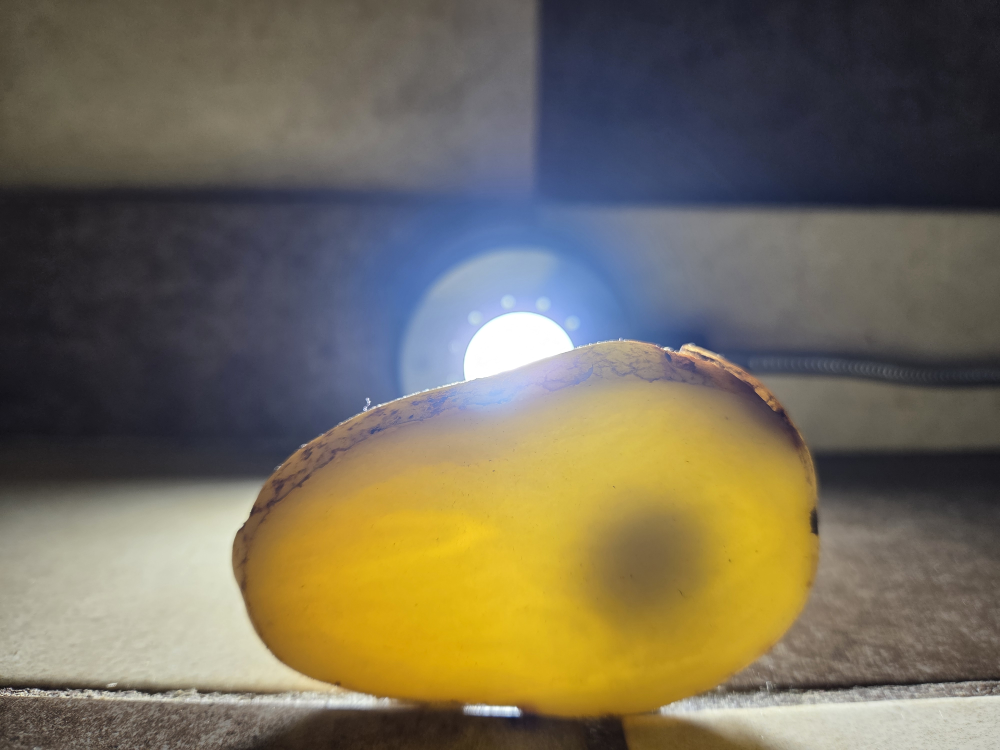
#> input picture Laboratorio 3/moneda en papa.jpg, 4000 x 3000 px (shown at 1/4 size)
$ jupyter execute Laboratorio_No_3.ipynb   (older library calls are emulated)
#> lines starting #> are read from the running program, lines starting #| are printed output that depends on the picture; after the words box and inside, x2 and y2 are one past the last pixel; in counts of white or black regions, pixels touching at a corner belong together
# Laboratorio No. 3

## Detección del contorno de una moneda dentro de una papa

Este notebook aplica **procesamiento clásico de imágenes**, sin *machine learning*, *deep learning* ni segmentación por máscara. La solución sigue el flujo visto en clase: conversión de color, suavizado gaussiano, detección de bordes, selección de contornos y cálculo geométrico de áreas.

**Objetivo.** Detectar el borde de la moneda visible a contraluz, aproximar el borde total del corte de papa y calcular qué porcentaje del área del corte corresponde a la moneda.

## 1. Contexto y método

La fotografía está retroiluminada. La moneda produce una transición circular difusa cerca del centro-derecha. En la parte superior derecha existe una sombra causada por daño estructural de la papa; esa anomalía no debe confundirse con la moneda.

### Decisiones técnicas

- Se trabaja a escala 0.5 para reducir el costo computacional sin cambiar la proporción de áreas.
- **Moneda:** búsqueda radial de contornos circulares desde el centro geométrico de la papa hacia los extremos. Cada candidato se evalúa por continuidad del gradiente, contraste radial y distancia al centro.
- **Papa:** Canny sobre el canal de saturación HSV. Los puntos de borde plausibles se filtran con una banda geométrica ajustada a esta toma y se cierran con una envolvente convexa.
- Las áreas se calculan a partir de los contornos geométricos: `πr²` para el contorno circular y `cv2.contourArea` para el contorno de la papa.

> La envolvente convexa no es una máscara segmentada: se construye únicamente con coordenadas producidas por el detector de bordes. La sombra estructural superior derecha se descarta porque está más lejos del centro y no forma un borde circular completo con el contraste esperado.

[cell 1]
from pathlib import Path
import json
import math

import cv2
import matplotlib.pyplot as plt
import numpy as np
from matplotlib.patches import Circle, Patch

IMAGE_PATH = Path("moneda en papa.jpg")
RESULTS_DIR = Path("resultados")
RESULTS_DIR.mkdir(exist_ok=True)

# Parámetros ajustados exclusivamente para la fotografía suministrada.
SCALE = 0.50
GAUSSIAN_SIZE = 15
POTATO_CANNY_LOW = 20
POTATO_CANNY_HIGH = 60
COIN_CENTER_X_RANGE = range(850, 1661, 10)
COIN_CENTER_Y_RANGE = range(820, 1361, 10)
COIN_MIN_RADIUS = 120
COIN_MAX_RADIUS = 240
COIN_RADIUS_STEP = 5
DISTANCE_PENALTY = 0.012

image_bgr = cv2.imread(str(IMAGE_PATH))
#> image_bgr is the input picture: shape (3000, 4000, 3); mean B, G, R 89.6, 107.8, 115.3
if image_bgr is None:
    raise FileNotFoundError(f"No se encontró la imagen: {IMAGE_PATH.resolve()}")

image_rgb = cv2.cvtColor(image_bgr, cv2.COLOR_BGR2RGB)
small_bgr = cv2.resize(
    image_bgr, None, fx=SCALE, fy=SCALE, interpolation=cv2.INTER_AREA
)
small_rgb = cv2.cvtColor(small_bgr, cv2.COLOR_BGR2RGB)
gray = cv2.cvtColor(small_bgr, cv2.COLOR_BGR2GRAY)
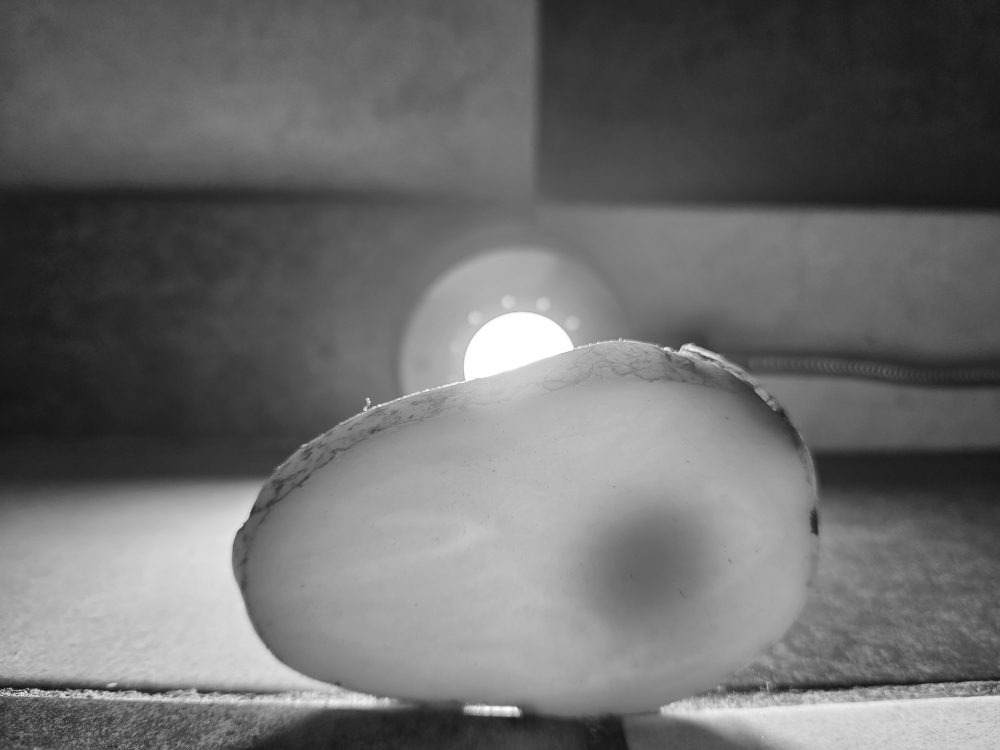
#> gray: shape (1500, 2000) (shown at 1/2 size); min 12, max 255, mean 108.1
hsv = cv2.cvtColor(small_bgr, cv2.COLOR_BGR2HSV)
#> hsv: shape (1500, 2000, 3); mean H, S, V 62, 81, 126

print(f"Dimensiones originales: {image_bgr.shape[1]} × {image_bgr.shape[0]} píxeles")
#| Dimensiones originales: 4000 × 3000 píxeles
print(f"Dimensiones de trabajo: {small_bgr.shape[1]} × {small_bgr.shape[0]} píxeles")
#| Dimensiones de trabajo: 2000 × 1500 píxeles

## 2. Fotografía original sin editar

[cell 2]
plt.figure(figsize=(12, 8))
plt.imshow(image_rgb)
plt.title("Fotografía original: moneda dentro del corte de papa")
plt.axis("off")
plt.tight_layout()
plt.show()

## 3. Detección de bordes

Para la papa se usa el canal de saturación, pues separa el amarillo del fondo mejor que la luminancia. Para la moneda se calcula la magnitud del gradiente Sobel sobre una versión suavizada. La búsqueda comienza en el centro geométrico del corte y evalúa circunferencias progresivamente hacia los extremos. Esto favorece la moneda y evita seleccionar la sombra estructural de la zona superior derecha.

[cell 3]
# Borde de la papa a partir del canal de saturación.
saturation_blur = cv2.GaussianBlur(hsv[:, :, 1], (GAUSSIAN_SIZE, GAUSSIAN_SIZE), 0)
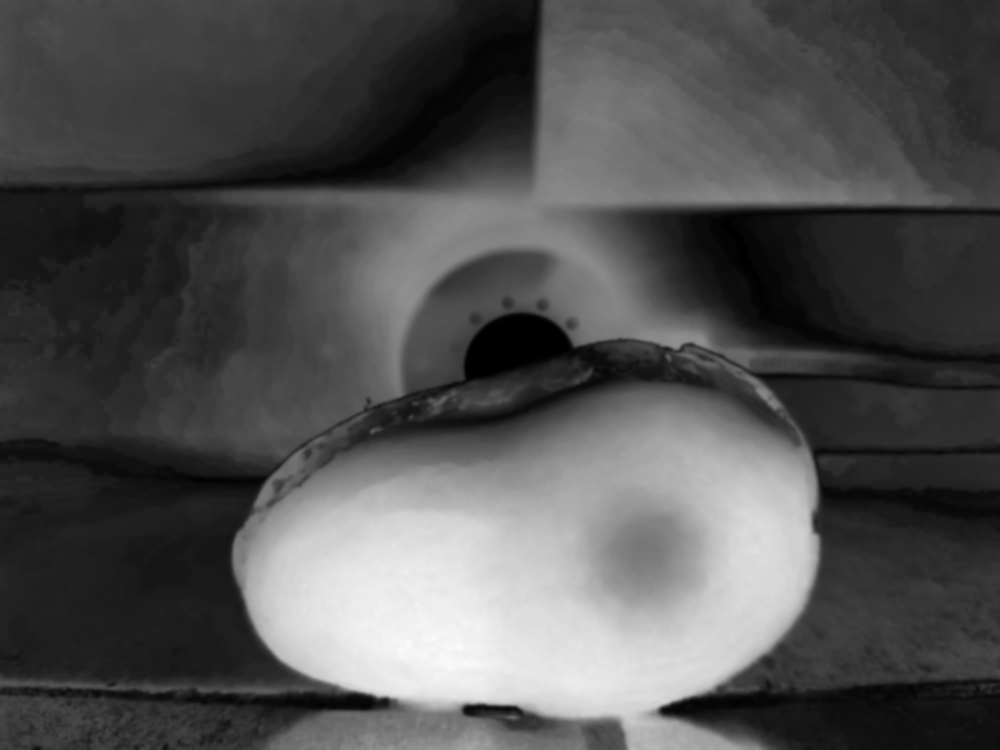
#> saturation_blur: shape (1500, 2000) (shown at 1/2 size); min 0, max 251, mean 81
potato_edges = cv2.Canny(saturation_blur, POTATO_CANNY_LOW, POTATO_CANNY_HIGH)
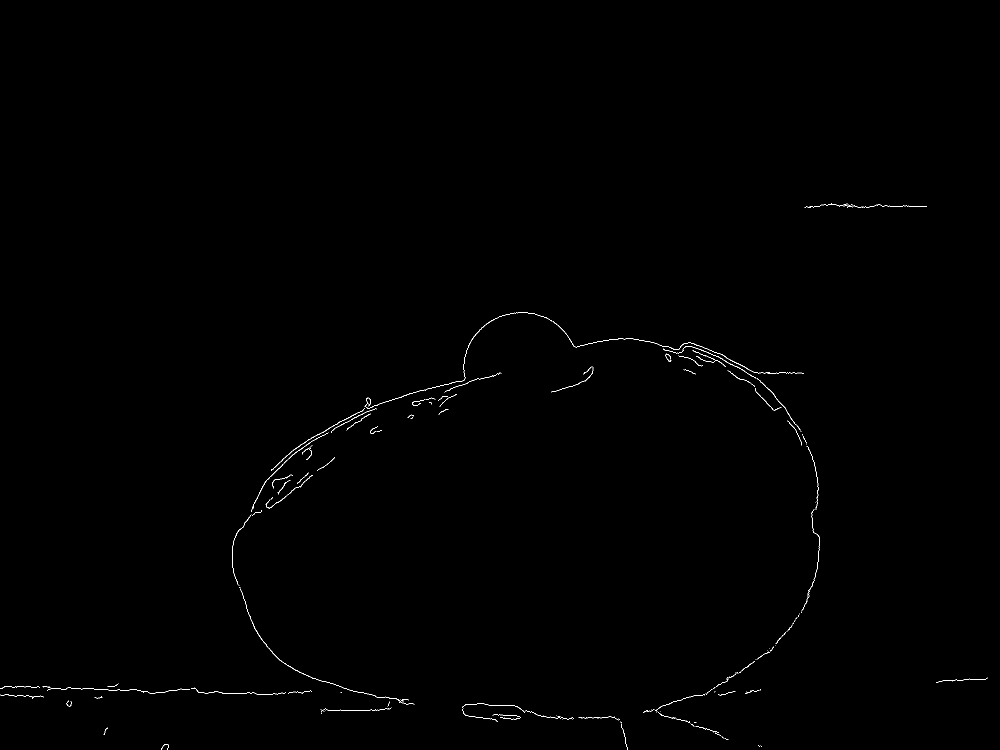
#> potato_edges: shape (1500, 2000) (shown at 1/2 size); 0.25% white in thin lines or dots, all inside (x1, y1, x2, y2) = (0, 407, 1976, 1500)

# Banda geométrica para descartar bordes de la mesa, la lámpara y textura interior.
edge_y, edge_x = np.nonzero(potato_edges)
#> edge_y = 7525 values from 407 to 1499; edge_x = 7525 values, max 1975 at index 5097, min 0 at index 5439, mean 997.7
radial_position = np.sqrt(
    ((edge_x - 1080) / 670) ** 2 + ((edge_y - 1070) / 470) ** 2
)
#> radial_position = 7525 values, max 1.81 at index 238, min 0.597 at index 2716, mean 0.938
valid_outer_edge = (
    (edge_x >= 380)
    & (edge_x <= 1720)
    & (edge_y >= 600)
    & (edge_y <= 1430)
    & (radial_position >= 0.78)
    & (radial_position <= 1.30)
    & ~((edge_y < 735) & (edge_x > 820) & (edge_x < 1160))
)
potato_edge_points = np.column_stack(
    (edge_x[valid_outer_edge], edge_y[valid_outer_edge])
).astype(np.int32)
#> potato_edge_points = 4094 pairs, first value 382 to 1639, second value 676 to 1430

if len(potato_edge_points) < 5:
    raise RuntimeError("No hay suficientes puntos para construir el contorno de la papa.")

potato_contour = cv2.convexHull(potato_edge_points.reshape(-1, 1, 2))
#> potato_contour = contour of 39 points, box (x1, y1, x2, y2) (382, 676, 1640, 1431), area 763185
moments = cv2.moments(potato_contour)
#> moments = moments, m00 763185, centre m10/m00, m01/m00 = (1061.7, 1085.2)
potato_center = np.array(
    [moments["m10"] / moments["m00"], moments["m01"] / moments["m00"]]
)
#> potato_center = [1061.7, 1085.2]

# Búsqueda radial de la moneda desde el centro de la papa.
gray_smooth = cv2.GaussianBlur(gray, (31, 31), 0)
gradient_x = cv2.Sobel(gray_smooth, cv2.CV_32F, 1, 0, ksize=3)
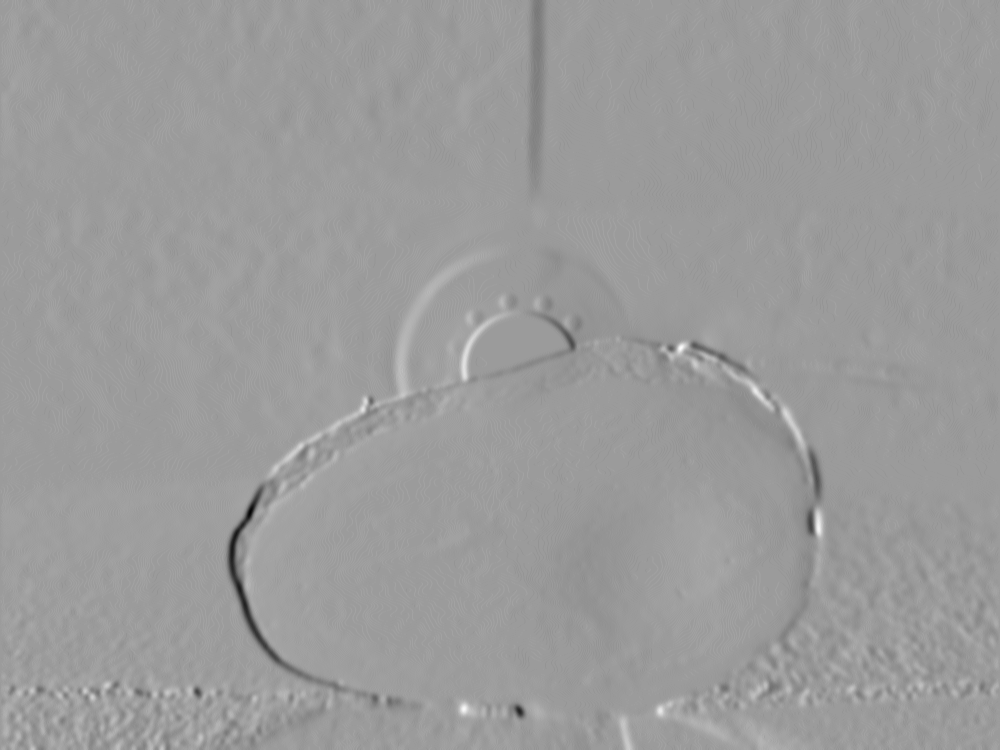
#> gradient_x: shape (1500, 2000) float32 (shown at 1/2 size); min -88, max 56, mean 0; drawn with min black and max white
gradient_y = cv2.Sobel(gray_smooth, cv2.CV_32F, 0, 1, ksize=3)
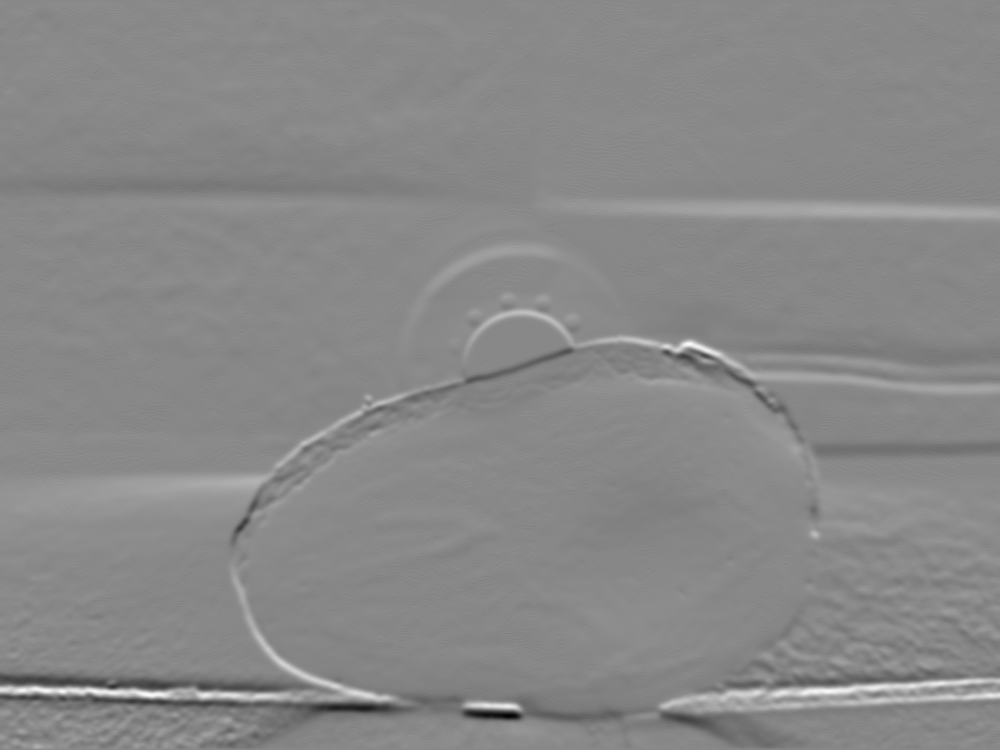
#> gradient_y: shape (1500, 2000) float32 (shown at 1/2 size); min -100, max 87, mean 0.2; drawn with min black and max white
gradient_magnitude = cv2.magnitude(gradient_x, gradient_y)
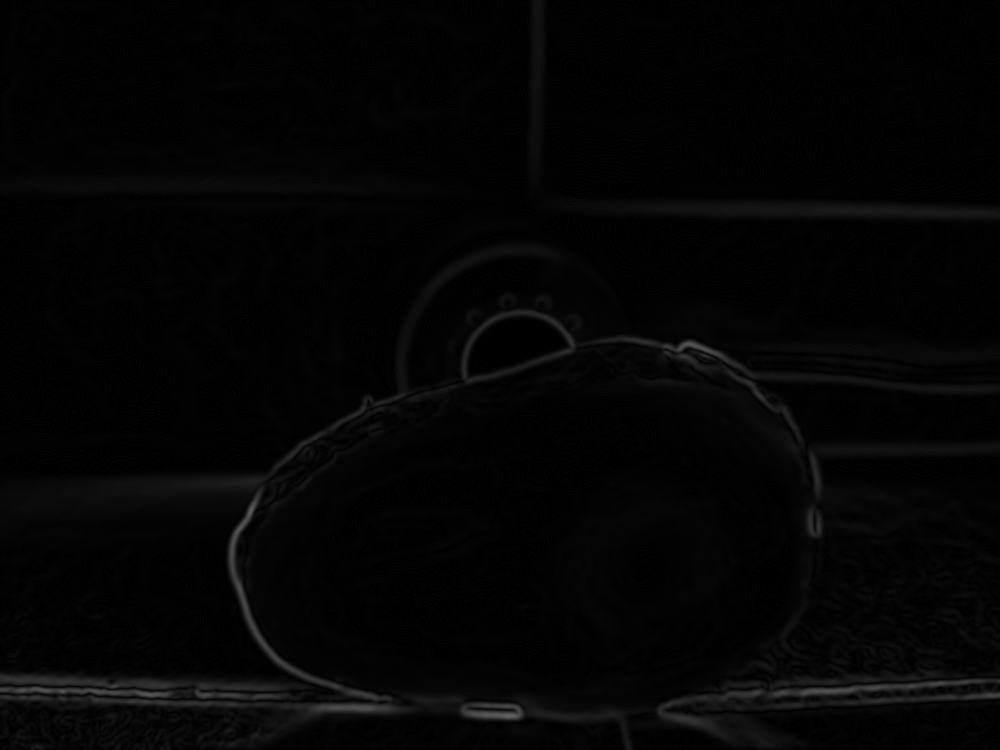
#> gradient_magnitude: shape (1500, 2000) float32 (shown at 1/2 size); min 0, max 100.5, mean 4.4

angles = np.linspace(0, 2 * np.pi, 180, endpoint=False)
cosines, sines = np.cos(angles), np.sin(angles)
coin_candidates = []

for candidate_y in COIN_CENTER_Y_RANGE:
    for candidate_x in COIN_CENTER_X_RANGE:
        if cv2.pointPolygonTest(
            potato_contour, (float(candidate_x), float(candidate_y)), False
        ) < 0:
            continue
        distance_to_center = float(
            np.linalg.norm(np.array([candidate_x, candidate_y]) - potato_center)
        )
        for candidate_radius in range(
            COIN_MIN_RADIUS, COIN_MAX_RADIUS + 1, COIN_RADIUS_STEP
        ):
            ring_x = np.clip(
                np.round(candidate_x + candidate_radius * cosines).astype(int),
                0,
                gray.shape[1] - 1,
            )
            ring_y = np.clip(
                np.round(candidate_y + candidate_radius * sines).astype(int),
                0,
                gray.shape[0] - 1,
            )
            ring_gradient = gradient_magnitude[ring_y, ring_x]

            inner_x = np.clip(
                np.round(candidate_x + 0.45 * candidate_radius * cosines).astype(int),
                0,
                gray.shape[1] - 1,
            )
            inner_y = np.clip(
                np.round(candidate_y + 0.45 * candidate_radius * sines).astype(int),
                0,
                gray.shape[0] - 1,
            )
            outer_x = np.clip(
                np.round(candidate_x + 1.18 * candidate_radius * cosines).astype(int),
                0,
                gray.shape[1] - 1,
            )
            outer_y = np.clip(
                np.round(candidate_y + 1.18 * candidate_radius * sines).astype(int),
                0,
                gray.shape[0] - 1,
            )

            radial_contrast = float(
                np.mean(gray_smooth[outer_y, outer_x])
                - np.mean(gray_smooth[inner_y, inner_x])
            )
            edge_completeness = float(np.percentile(ring_gradient, 25))
            circular_score = float(
                np.mean(ring_gradient)
                + 0.70 * edge_completeness
                + 0.45 * max(radial_contrast, 0)
                - DISTANCE_PENALTY * distance_to_center
            )
            coin_candidates.append(
                (
                    circular_score,
                    candidate_x,
                    candidate_y,
                    candidate_radius,
                    distance_to_center,
                    radial_contrast,
                )
            )

if not coin_candidates:
    raise RuntimeError("No se generaron candidatos circulares dentro de la papa.")

best_candidate = max(coin_candidates, key=lambda candidate: candidate[0])
coin_score, coin_x, coin_y, coin_radius, coin_distance, coin_contrast = best_candidate
upper_right_scores = [
    candidate[0]
    for candidate in coin_candidates
    if candidate[1] > potato_center[0]
    and candidate[2] < potato_center[1] - 150
]
upper_right_max_score = max(upper_right_scores)
selection_margin = coin_score - upper_right_max_score

print(f"Puntos de borde usados para la papa: {len(potato_edge_points):,}")
print(f"Centro geométrico de la papa: ({potato_center[0]:.1f}, {potato_center[1]:.1f})")
print(f"Moneda detectada: centro=({coin_x}, {coin_y}), radio={coin_radius} píxeles a escala 0.5")
print(f"Distancia desde el centro de la papa: {coin_distance:.1f} píxeles")
print(f"Contraste radial del candidato: {coin_contrast:.2f}")
print(f"Margen frente a la zona superior derecha: {selection_margin:.2f} puntos")
